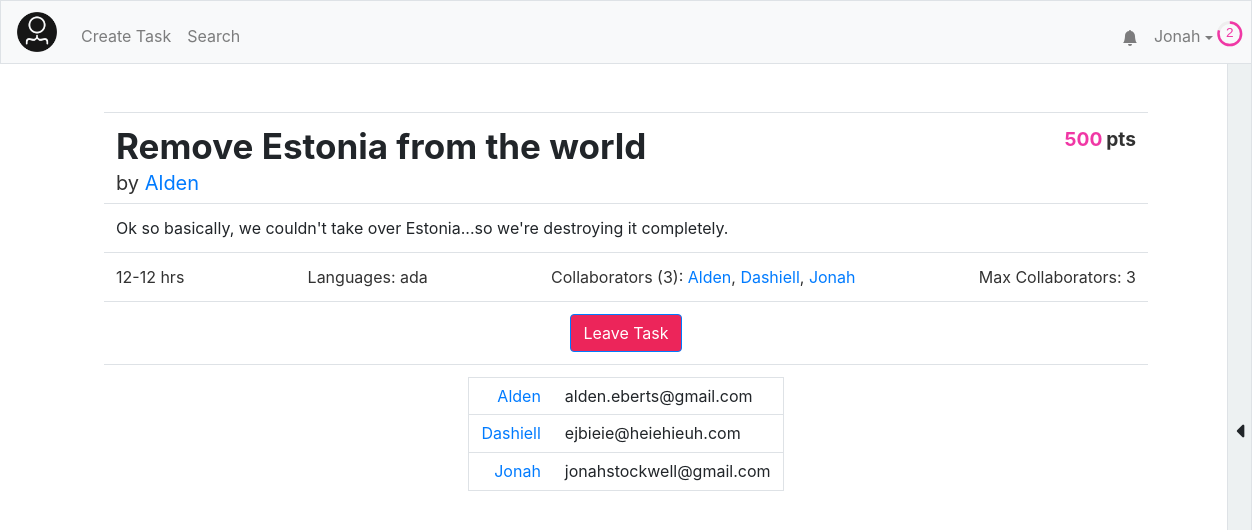
The app's page /task/1 (signed in) with its own data.
### tables this page shows
CREATE TABLE "users" (
	"id"	INTEGER NOT NULL UNIQUE,
	"username"	TEXT NOT NULL UNIQUE,
	"hash"	TEXT NOT NULL,
	"email"	TEXT,
	"tasks"	TEXT,
	"points"	INTEGER NOT NULL DEFAULT 0,
	"numcomplete"	INTEGER NOT NULL DEFAULT 0,
	"notifications"	BLOB,
	PRIMARY KEY("id" AUTOINCREMENT)
);

CREATE TABLE "tasks" (
	"id"	INTEGER NOT NULL UNIQUE,
	"title"	TEXT NOT NULL,
	"description"	TEXT,
	"languages"	BLOB,
	"image"	TEXT,
	"hmin"	INTEGER,
	"hmax"	INTEGER,
	"cmax"	INTEGER,
	"collaborators"	TEXT,
	"creator"	INTEGER,
	PRIMARY KEY("id" AUTOINCREMENT)
);

### application.py (the view, shortened to what this page needs)
@app.route("/task/<id>", methods=["GET", "POST"])
@login_required
def task(id):
    if request.method == "GET":
        task = db.execute("SELECT * FROM tasks WHERE id = :id", id=id)[0]
        creator = db.execute("SELECT * FROM users WHERE id = :id", id=task['creator'])[0]
        ids = debyte(task['collaborators'])
        task['collaborators'] = [db.execute("SELECT * FROM users WHERE id = :id", id=a)[0] for a in ids]
        collaborators = task['collaborators']
        task["points"] = calculate_points(task)
        requestsent = False
        for noti in debyte(creator['notifications']):
            if noti['format'] == 'join-prompt':
                if noti['user'] == session['user_name'] and noti['task-id'] == task['id']:
                    requestsent = True
        posts = db.execute("SELECT * FROM messages WHERE task = :task ORDER BY id ASC", task=id)[-6:]
        uid_to_username = {}
        for p in posts:
            uid_to_username[p["author"]] = db.execute("SELECT * FROM users WHERE id = :id", id = p["author"])[0]["username"]
        person = db.execute("SELECT * FROM users WHERE id = :id", id=task['creator'])[0]
        person['notifications'] = debyte(person['notifications']) if person['notifications'] != None else []
        has_requested = False
        for notif in person['notifications']:
            if notif["format"] == "join-prompt":
                if "user" in notif and notif["user"] == session["user_name"]:
                    has_requested = True
                    break
        formatted_languages = task["languages"].replace(",","").split(" ")
        languages_string = ""
        for i in range(len(formatted_languages)):
            if len(formatted_languages[i]) > 0:
                if i == 0:
                    languages_string += formatted_languages[i]
                else:
                    languages_string += ", " + formatted_languages[i]
        print(languages_string)
        return render_template("task.html",should_disable = ("disabled" if has_requested else ""),is_user_task=(task["creator"]==session["user_id"]), uid_to_username=uid_to_username,is_collab_task=(session["user_id"] in ids),enumerate=enumerate,len=len,collaborators=collaborators,task=task, creator=creator, user=getuser(session, db),issent=requestsent, posts = posts, lenPosts = len(posts), languages_string=languages_string)

### application.py (called while the page is built)
@app.after_request
def after_request(response):
    response.headers["Cache-Control"] = "no-cache, no-store, must-revalidate"
    response.headers["Expires"] = 0
    response.headers["Pragma"] = "no-cache"
    return response

### helpers.py (called while the page is built)
def login_required(f):
    @wraps(f)
    def decorated_function(*args, **kwargs):
        if session.get("user_id") is None:
            return redirect("/login")
        return f(*args, **kwargs)
    return decorated_function

def debyte(obj):
    return pickle.loads(obj)

def getuser(session, db):
    user =  db.execute("SELECT * FROM users WHERE id = :id", id=session["user_id"])[0]
    user["level"]=int(user['points']**.5//8)
    user["level-progress"] = (user['points']**.5/8-user["level"])*100
    user["notifications"] = debyte(user["notifications"]) if user["notifications"] else []
    user["notification-amount"] = len(user["notifications"])
    return user

def calculate_points(task):
    if task['hmin'] and task['hmax']:
        total = int(min((task['hmin']+task['hmax'])/2 * 100, 500))
    else:
        total = 0
    return total

### templates/task.html (shortened to what this page needs)
{% extends "layout.html" %}
{% block head %}
    <link href="/static/task.css" rel="stylesheet">
    <link rel="stylesheet" href="https://use.fontawesome.com/releases/v5.0.7/css/all.css">
  <link href="https://cdnjs.cloudflare.com/ajax/libs/font-awesome/4.7.0/css/font-awesome.min.css" rel="stylesheet"/>
{% endblock %}
{% block main %}
<table class="table">
  <tbody>
    <tr>
      <td class="title"><h1>{{ task.title }}</h1><span class="creator-text">by <a href="/profile/{{creator.username}}">{{creator.username}}</a></span></td><td class="pts-td"><span class="points"><span>{{task.points}}</span><div> pts</div></span></td>
    </tr>
    {% if "description" in task %}
    <tr>
      <td colspan="2" class="description-text">{{task.description}}</td>
    </tr>
    {% endif %}
    <tr>
      <td colspan="2" width="100%">
        <div class="stats">
        <span class="hours-text">{{task.hmin}}-{{task.hmax}} hrs</span>
        <span class="languages-text">Languages: {{languages_string}}</span>
        <span class="collaborators-text">Collaborators ({{len(collaborators)}}): {% for i,c in enumerate(collaborators)%}<a href="/profile/{{c['username']}}">{{c['username']}}</a>{% if i < len(collaborators)-1%}, {% endif %}{% endfor %}</span>
        <span class="cmax-text">Max Collaborators: {{task.cmax}}</span>
      </div>
      </td>
    </tr>
    {% if is_user_task %}
    <tr>
      <td colspan="2" width="100%" style="text-align: center;">
        <button onclick = "openCompleteConfirmModal()" class="btn btn-primary accept-button">Mark Task as Complete</button>
        <button onclick = "edit()" class="btn btn-primary accept-button">Edit</button>
        <button onclick = "openDeleteConfirmModal()" class="btn btn-primary reject-button">Delete</button>
      </td>
    </tr>
    {% elif is_collab_task %}
    <tr>
      <td colspan="2" width="100%" style="text-align: center;">
        <button onclick = "postData('leave')" class="btn btn-primary reject-button">Leave Task</button>
      </td>
    </tr>
    {% else %}
    <tr>
      <td colspan="2" width="100%" style="text-align: center;">
        <button {{ should_disable }} onclick = "postData('join')" class="btn btn-primary accept-button">Request to Join</button>
      </td>
    </tr>
    {% endif %}
    <tr>
      <td colspan="2" width="100%" style="text-align: center;">
      <table class="table emails" style="text-align:center;width:25%;margin:0 auto;">
        <tbody>
          {% if is_user_task or is_collab_task %}
          {% for i,c in enumerate(collaborators)%}
            <tr>
              <td style="text-align:right;"><a href="/profile/{{c['username']}}">{{c['username']}}</a></td>
              <td style="text-align:left;">{{c['email']}}</td>
            </tr>
          {% endfor %}
          {% endif %}
        </tbody>
      </table>
      </td>
    </tr>
  </tbody>
</table>
{% if is_user_task or is_collab_task %}
<div class="chatroom closed" id = "chatroom">
  <div class="chatroomb4"><span>&#xf0da;</span></div>
</div>
{% endif %}
{% endblock %}

### templates/layout.html (shortened to what this page needs)
<!DOCTYPE html>
<html lang="en">
    <head>
        <link href="https://maxcdn.bootstrapcdn.com/bootstrap/4.1.3/css/bootstrap.min.css" rel="stylesheet">
        {% block head %}{% endblock %}
        <link href="/static/styles.css" rel="stylesheet">
    </head>
    <body>
        <nav style = "height: 8vh" class="navbar navbar-expand-md navbar-light bg-light border">
            <a class="navbar-brand" href="/"><img width="40em" src="/static/images/logo.png"></a>
            <div class="collapse navbar-collapse" id="navbar">
                {% if session.user_id %}
                    <ul class="navbar-nav mt-2">
                        <li class="nav-item"><a class="nav-link" href="/taskCreation">Create Task</a></li>
                        <li class="nav-item"><a class="nav-link" href="/search">Search</a></li>
                    </ul>
                    <ul class="navbar-nav ml-auto mt-2">
                        <li style="margin:auto 0; position: relative; transform:translateX(8px)"class="nav-item"><a class="nav-link" href="/notifications"><svg xmlns="http://www.w3.org/2000/svg" width="1em" height="1em" fill="currentColor" class="bi bi-bell-fill" viewBox="0 0 16 16">
  <path d="M8 16a2 2 0 0 0 2-2H6a2 2 0 0 0 2 2zm.995-14.901a1 1 0 1 0-1.99 0A5.002 5.002 0 0 0 3 6c0 1.098-.5 6-2 7h14c-1.5-1-2-5.902-2-7 0-2.42-1.72-4.44-4.005-4.901z"/>
</svg></a><span style="display:{{ "none" if user["notification-amount"] == 0 else "flex" }};" class="notification-circle">{{user["notification-amount"]}}</span></li>
                        <li class="nav-item">
                            <div id="user-information-dropdown" style="margin-right: 6px;">
                              <button onclick="showUserDropdown()" id="user-information-dropname" class="nav-link">{{ session.user_name }} <span class="dropdown-caret"></span></button>
                            </div>
                        </li>
                        <li class="nav-item">
                            <div style = "position:absolute;
                            bottom:calc(4vh - 1em);right: 4px;margin:0vh 4px;margin-left: 4px;">
                                <svg viewBox="0 0 36 36" style=" width: 1.6em;">
                                    <path class="level-display-bg"
                                d="M18 2.0845
                                  a 15.9155 15.9155 0 0 1 0 31.831
                                  a 15.9155 15.9155 0 0 1 0 -31.831"
                              />
                                  <path class = "level-display"
                                    d="M18 2.0845
                                      a 15.9155 15.9155 0 0 1 0 31.831
                                      a 15.9155 15.9155 0 0 1 0 -31.831"
                                    fill="none"
                                    stroke="#444";
                                    stroke-width="1";
                                    stroke-dasharray="{{ user["level-progress"] }}, 100";
                                  />
                                  <text x="18" y="22.8" class="level">{{user["level"]}}</text>
                                </svg>
                            </div>
                        </li>
                    </ul>
                {% endif %}
            </div>
        </nav>
        <main class="container p-5">
            {% block main %}{% endblock %}
        </main>
    </body>
</html>

### static/task.css (style rules this page uses)
.reject-button { background: var(--focus-red-light); }
h1 { font-size: 35px; font-weight: bold; }
td.title { line-height: .8; }
.creator-text { color: var(--text-main); font-size: 20px; }
.points { color: var(--text-main); display: block; font-weight: bold; font-size: 1.2em; }
.points span { color: var(--focus-pink); display: inline-block; margin-right: .2em; }
.points div { display: inline-block; }
.stats { color: var(--text-main); font-weight: normal; display: flex; justify-content: space-between; width: 100%; }
.pts-td { text-align: right; }
.emails { border: 1px solid var(--border-1); line-height: .8; }
.chatroom { width: 20vw; border-left: 1px solid var(--border-1); position: absolute; right:0; top: 8vh; bottom: 0; z-index: 2; background: var(--foreground-1); transition: .2s; }
.chatroom.closed { width: 0; }
.chatroom .chatroomb4 span { transition: .3s; }
.chatroom.closed .chatroomb4 span { transform: rotateZ(180deg); }
.chatroomb4 { display: flex; align-items: center; justify-content: center; font-family:Arial, FontAwesome; position: absolute; width: 2vw; top:0; bottom: 0; font-weight: bold; background: var(--background-1); font-size: 1.3em; border-left: 1px solid var(--border-1); border-right: 1px solid var(--border-1); cursor: pointer; left: -2vw; }
body { overflow: hidden; }

### static/styles.css (style rules this page uses)
:root { --text-main: #323232; --text-weak: #525252; --text-medium-1: #4a4a4a; --text-medium-2: #3d3d3d; --text-light: #ababab; --input-text: #495057; --input-border: #ced4da; --table-border: #ddd; --close-button: #aaa; --close-button-hover: black; --level-display-bg: #eee; --foreground-0: white; --foreground-1: #F8F9FA; --foreground-2: #e5e5f7; --foreground-3: #F5F5FF; --foreground-4: #f2f2f2; --tag-text: #8282a1; --tag-remove:#b4b4d4; --border-1: #DEE2E6; --background-1: #EDF1F2; --focus-skyblue: #3DB2FF; --focus-pink: #f037a5; --focus-mint: #57CC99; --focus-selectblue : #007bff; --focus-navyblue: #2D46B9; --focus-green-light: #2FDD92; --focus-green-dark: #34BE82; --focus-red-light: #EC255A; --focus-red-dark: #d11749; --error-red: #ff759d; --error-text: #8a1134; font-size: 2vh; }
#user-information-dropname { background: none; padding: 16px; border: none; cursor: pointer; }
.dropdown-caret { display: inline-block; width: 0; height: 0; vertical-align: middle; content: ""; border-style: solid; border-width: 4px 4px 0; border-right-color: transparent; border-bottom-color: transparent; border-left-color: transparent; }
#user-information-dropname { position: relative; display: inline-block; }
.level { fill: var(--focus-pink); font-family: sans-serif; font-size: 1.2em; text-anchor: middle; }

### records on screen
users: user_name "Jonah", username "Jonah", email "jonahstockwell@gmail.com"
tasks: title "Remove Estonia from the world", description "Ok so basically, we couldn't take over Estonia...so we're destroying it completely.", hmin "12", hmax "12", cmax "3"
users: username "Alden", email "alden.eberts@gmail.com"
users: username "Dashiell", email "ejbieie@heiehieuh.com"

### other values on screen
{{ user["level"] }} "2"
{{ task.points }} "500"
{{ languages_string }} "ada"
{{ len(collaborators) }} "3"
